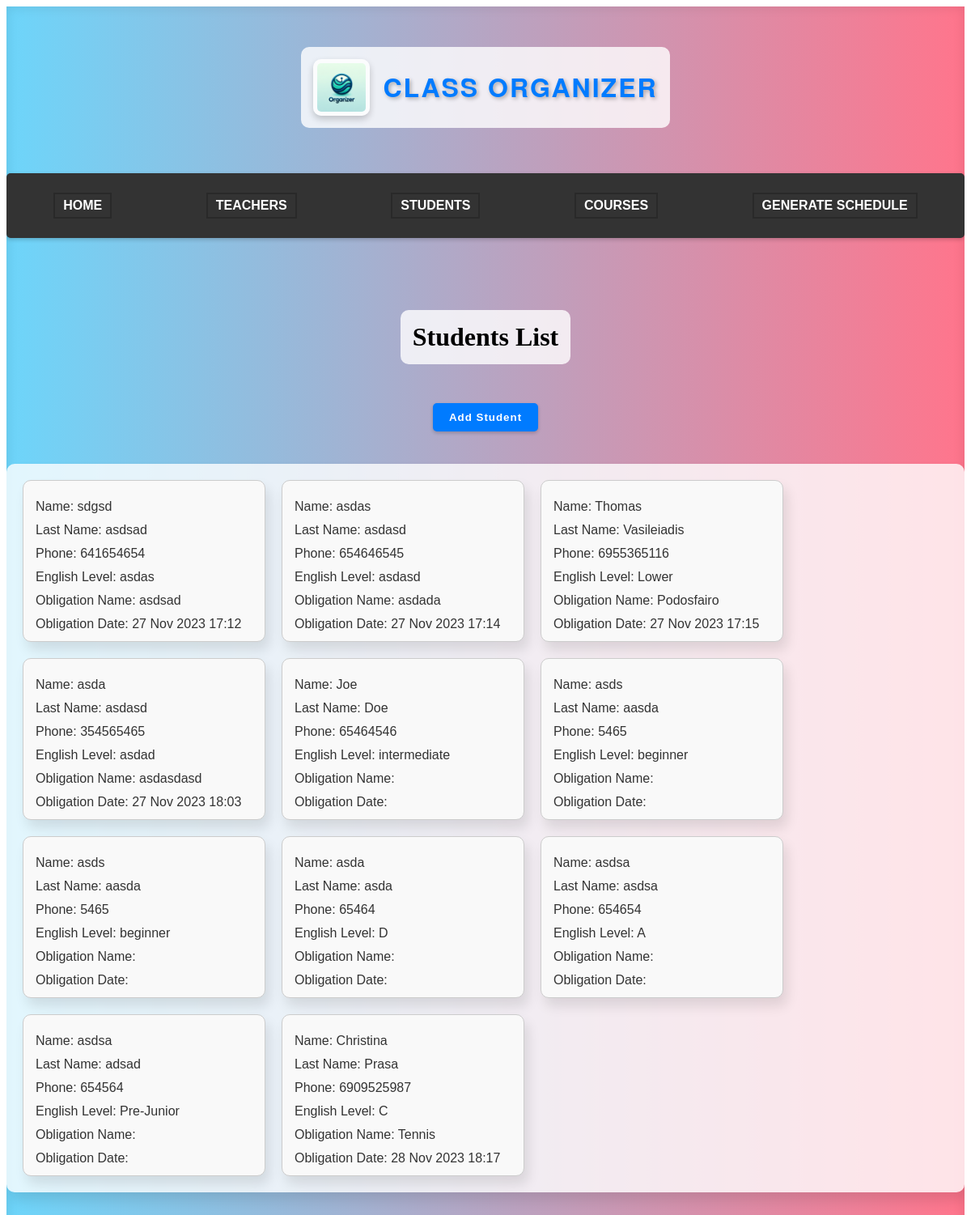
/classapp/student/, run on an earlier commit of the app's database.
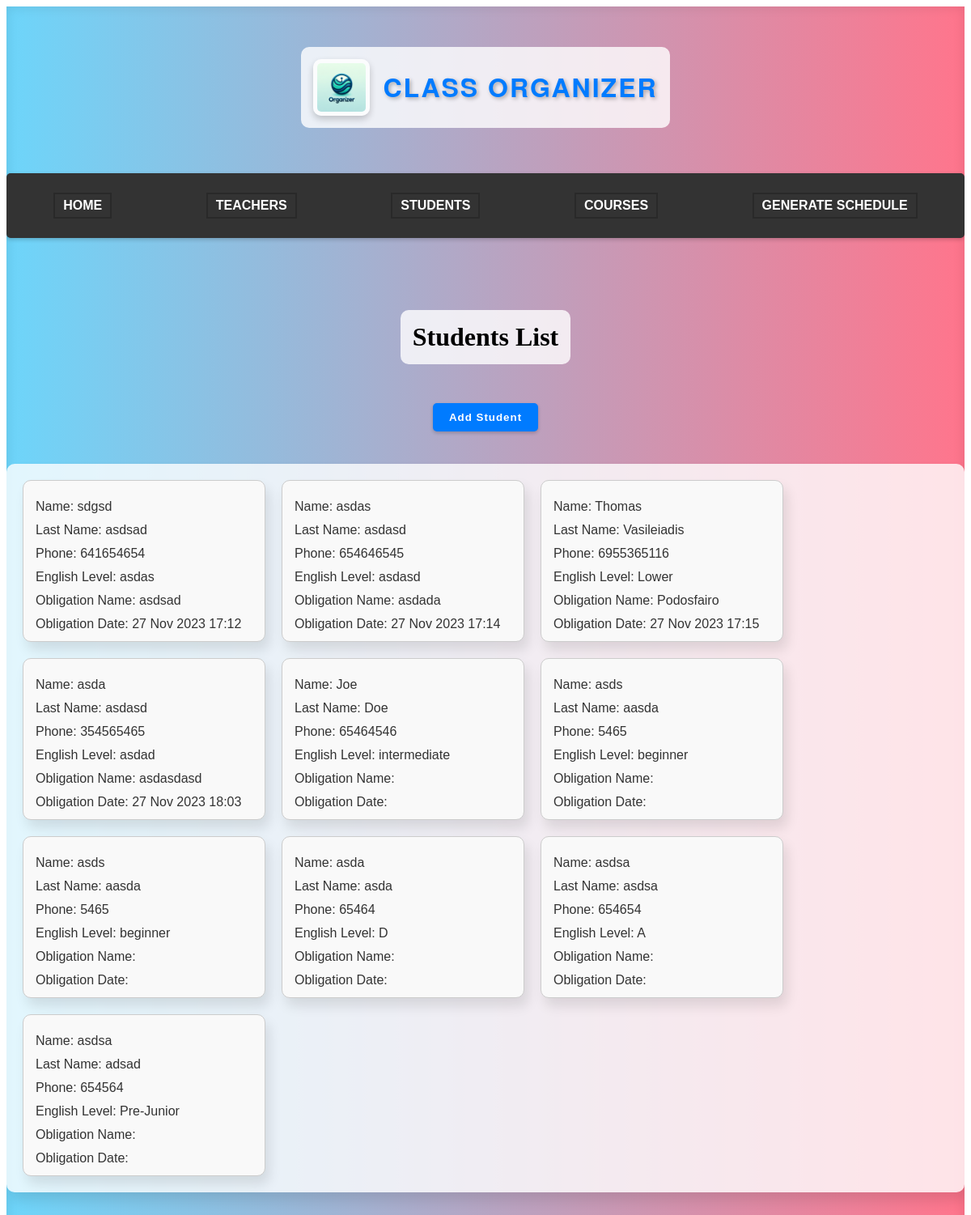
And on a later commit of the database.
### classapp/models.py (models this page shows)
class Student(models.Model):
    student_id = models.AutoField(primary_key=True) #primary key
    name = models.CharField(max_length=50)
    last_name = models.CharField(max_length=50)
    phone = models.CharField(max_length=50)
    english_level = models.CharField(max_length=50, default=' ')
    obligation_name = models.CharField(max_length=50, default=' ')
    obligation_datetime = models.DateTimeField(null=True, blank=True)

### classapp/views.py (the view, shortened to what this page needs)
# urls.py: path('student/', views.student, name='student'),
def student(request):
    data = Student.objects.all()
    context = {'data': data}
    return render(request, 'student.html', context)

### classapp/templates/student.html (shortened to what this page needs)
<!DOCTYPE html>
<html lang="en">
<head>
    {% load static %}
    <link rel="stylesheet" href="{% static 'style.css' %}">
</head>
<body>
    <div class="main-container">
        <header>
            <img src="{% static 'classorganizerlogo.png' %}" alt="Logo" class="logo">
            <h1 class="siteTitle">Class Organizer</h1>
        </header>
        <nav class="navbar">
            <ul class="navbar-nav">
                <li class="nav-item"><a href="{% url 'home' %}">Home</a></li>
                <li class="nav-item"><a href="{% url 'teacher' %}">Teachers</a></li>
                <li class="nav-item"><a href="{% url 'student' %}">Students</a></li>
                <li class="nav-item"><a href="{% url 'course' %}">Courses</a></li>
                <li class="nav-item"><a href="{% url 'schedule' %}">Generate Schedule</a></li>
            </ul>
        </nav>
        <h1>Students List</h1>
        <button class="add_students_btn" type="submit" onclick="window.location.href='addstudent/'">Add Student</button>
        <div class="students-container">
            {% for student in data %}
            <div class="student-box">
                <p>Name: {{ student.name }}</p>
                <p>Last Name: {{ student.last_name }}</p>
                <p>Phone: {{ student.phone }}</p>
                <p>English Level: {{ student.english_level }}</p>
                <p>Obligation Name: {{ student.obligation_name }}</p>
                <p>Obligation Date: {{ student.obligation_datetime|date:"d M Y H:i" }}</p>
            </div>
            {% endfor %}
        </div>
    </div>
</body>
</html>

What changed in the data, as far as the page shows it:
removed Student: name "Christina", last_name "Prasa", phone "6909525987", english_level "C", obligation_name "Tennis", obligation_datetime "28 Nov 2023 18:17"
